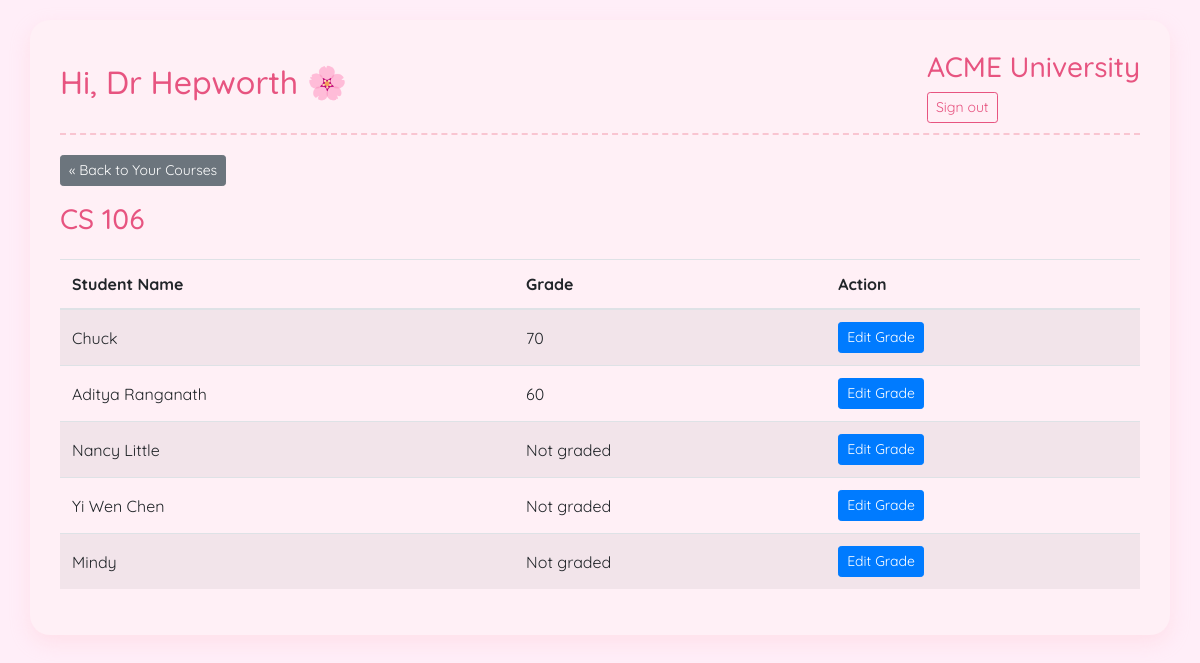
The page /teacher/course/2 (signed in) on the database as committed earlier.
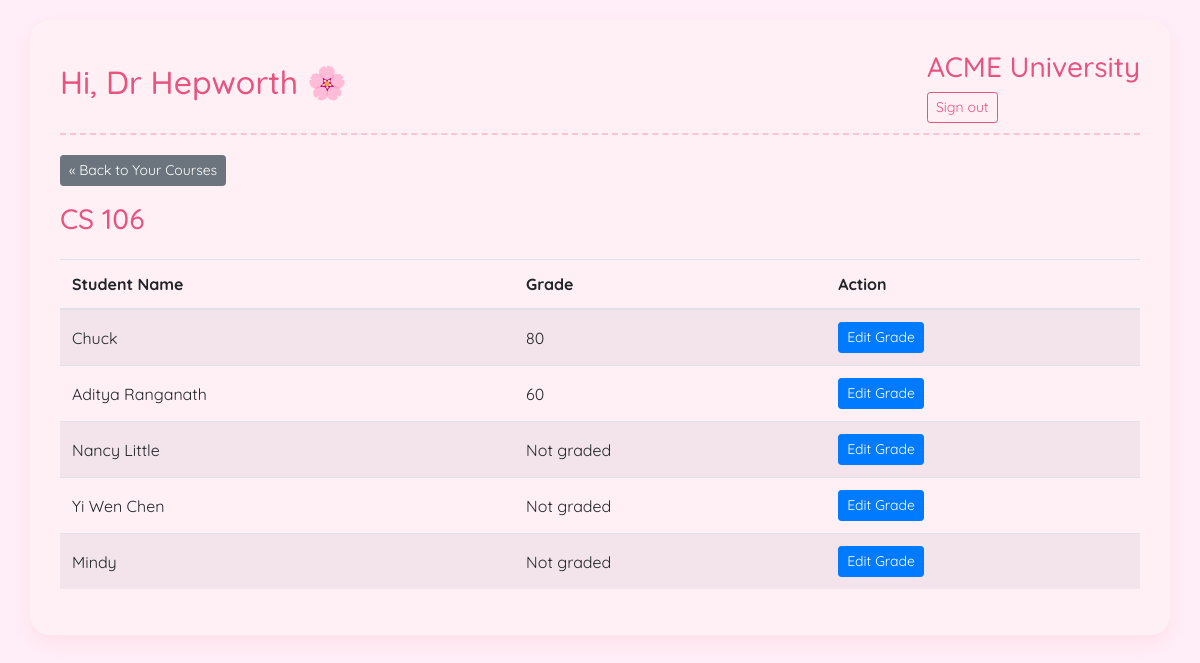
The same page on the database as committed later.
### models.py (models this page shows, shortened)
class User(db.Model, UserMixin):
    id = db.Column(db.Integer, primary_key=True)
    username = db.Column(db.String(80), unique=True, nullable=False)
    password = db.Column(db.String(120), nullable=False)
    role = db.Column(db.String(20), nullable=False)
    name = db.Column(db.String(100), nullable=True)

class Course(db.Model):
    id = db.Column(db.Integer, primary_key=True)
    name = db.Column(db.String(100), nullable=False)
    teacher_id = db.Column(db.Integer, db.ForeignKey('user.id'), nullable=False)
    teacher = db.relationship('User', backref=db.backref('courses', lazy=True))
    time = db.Column(db.String(50), nullable=False)
    capacity = db.Column(db.Integer, nullable=False)

class Enrollment(db.Model):
    id = db.Column(db.Integer, primary_key=True)
    student_id = db.Column(db.Integer, db.ForeignKey('user.id'), nullable=False)
    course_id = db.Column(db.Integer, db.ForeignKey('course.id'), nullable=False)
    grade = db.Column(db.Integer, nullable=True)
    student = db.relationship('User', backref=db.backref('enrollments', lazy=True))
    course = db.relationship('Course', backref=db.backref('enrollments', lazy=True))

### teacher_routes.py (the view)
@teacher_bp.route('/course/<int:course_id>')
@login_required
def course_details(course_id):
    if current_user.role != 'teacher':
        return redirect(url_for('auth.login'))
    course = Course.query.get(course_id)
    if not course or course.teacher_id != current_user.id:
        flash('Access denied')
        return redirect(url_for('teacher_bp.dashboard'))
    enrollments = Enrollment.query.filter_by(course_id=course_id).all()
    return render_template('course_details.html',
                          user=current_user,
                          course=course,
                          enrollments=enrollments)

### app.py (called while the page is built)
@login_manager.user_loader
def load_user(user_id):
    return User.query.get(int(user_id))

### templates/course_details.html (shortened to what this page needs)
{% extends "layout.html" %}
{% block content %}
<div class="mb-3">
    <a href="{{ url_for('teacher_bp.dashboard') }}" class="btn btn-sm btn-secondary">&laquo; Back to Your Courses</a>
</div>
<h3>{{ course.name }}</h3>
<div class="mt-4">
    {% if enrollments %}
    <table class="table table-striped">
        <thead>
            <tr>
                <th>Student Name</th>
                <th>Grade</th>
                <th>Action</th>
            </tr>
        </thead>
        <tbody>
            {% for enrollment in enrollments %}
            <tr>
                <td>{{ enrollment.student.name }}</td>
                <td>{{ enrollment.grade if enrollment.grade else 'Not graded' }}</td>
                <td>
                    <button type="button" class="btn btn-sm btn-primary" data-toggle="modal" data-target="#editGradeModal{{ enrollment.id }}">
                        Edit Grade
                    </button>
                </td>
            </tr>
            {% endfor %}
        </tbody>
    </table>
    {% else %}
    <div class="alert alert-info">
        There are no students enrolled in this course.
    </div>
    {% endif %}
</div>
{% endblock %}

### templates/layout.html (shortened to what this page needs)
<!DOCTYPE html>
<html lang="en">
<head>
    <link rel="stylesheet" href="https://stackpath.bootstrapcdn.com/bootstrap/4.5.2/css/bootstrap.min.css">
</head>
<body>
    <div class="container">
        {% if current_user.is_authenticated %}
        <div class="header">
            <h2>Hi, {{ current_user.name }} 🌸</h2>
            <div>
                <h3>ACME University</h3>
                <a href="{{ url_for('auth.logout') }}" class="btn btn-sm btn-outline-secondary">Sign out</a>
            </div>
        </div>
        {% endif %}
        {% block content %}{% endblock %}
    </div>
</body>
</html>

### templates/layout.html (style rules this page uses)
body { padding-top: 20px; background: #ffeef8; font-family: 'Quicksand', sans-serif; color: #4b2e2e; }
.container { background: #fff0f6; border-radius: 20px; padding: 30px; box-shadow: 0 8px 20px rgba(255, 192, 203, 0.3); }
.header { display: flex; justify-content: space-between; align-items: center; margin-bottom: 20px; padding-bottom: 10px; border-bottom: 2px dashed #f9c5d1; }
h2, h3 { color: #e75480; }
.btn-outline-secondary { color: #e75480; border-color: #e75480; }
.table th, .table td { vertical-align: middle; }

Rows that differ between the two databases and show on the page:
changed Enrollment "Chuck": grade "70" → "80"
